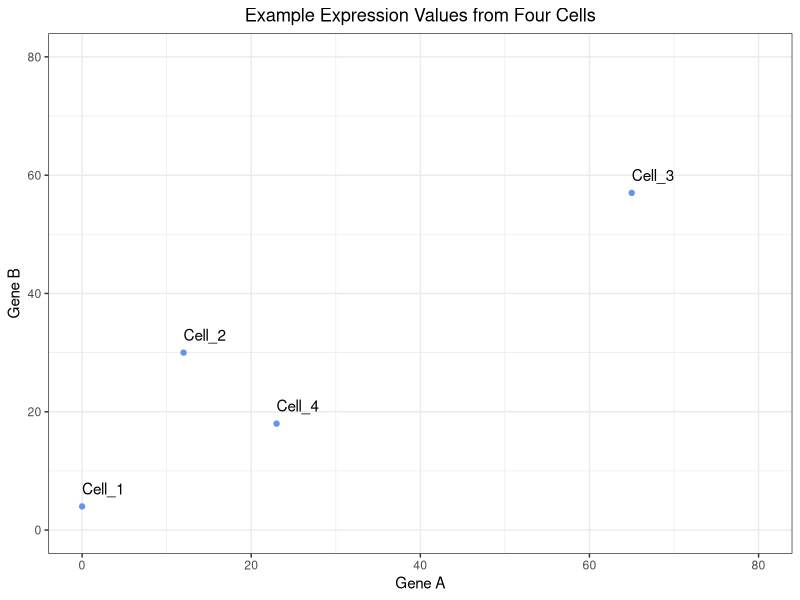
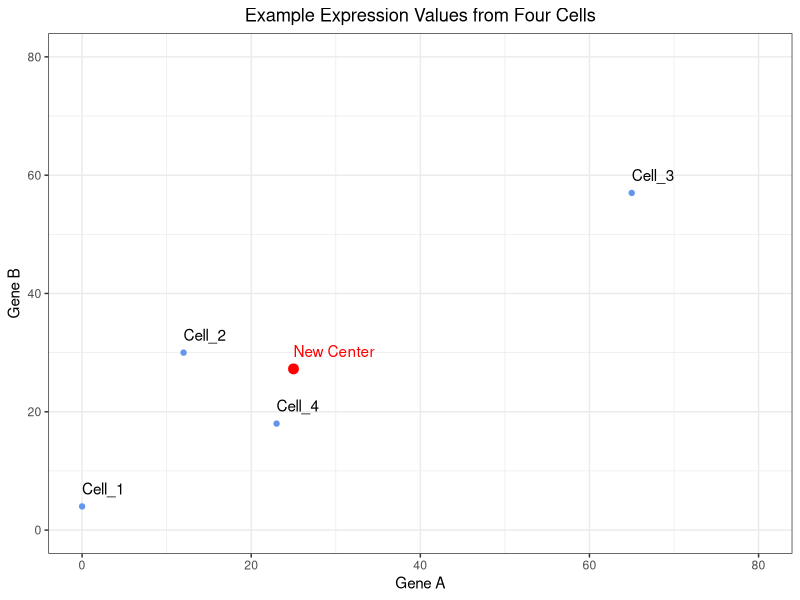
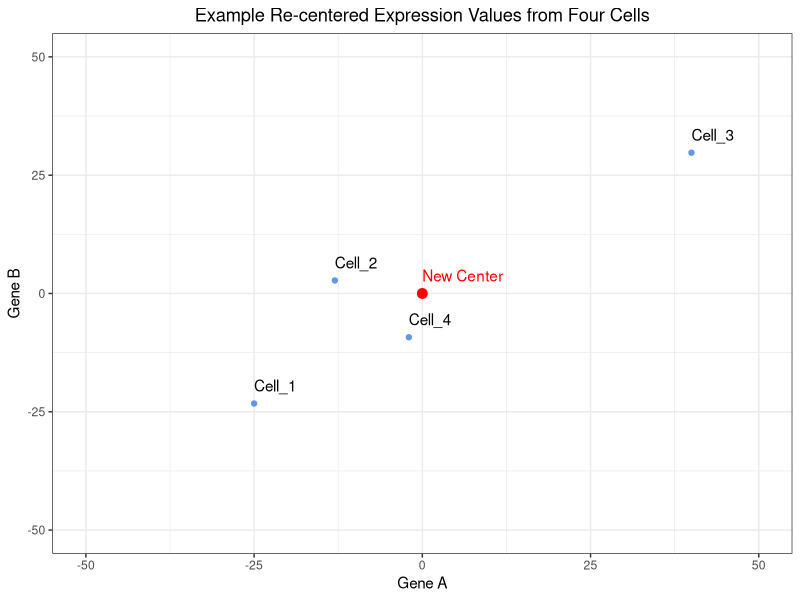
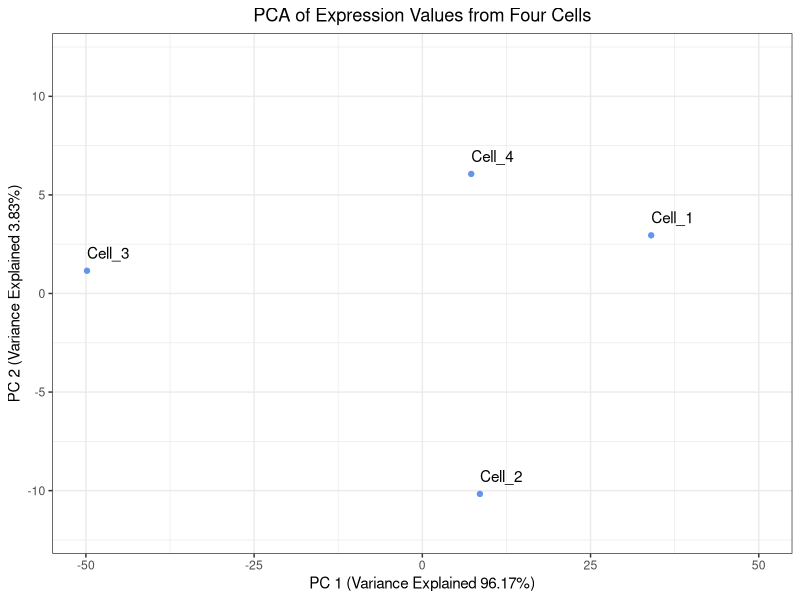

Write R code to recreate these figures, in order.
## ---- chunk 1
library(tidyverse)
## ---- chunk 2
# Create a vector for Cell IDs
cells <- c("Cell_1", "Cell_2", "Cell_3", "Cell_4")
# Create a vector to hold expression values for Gene A across all of the cells
Gene_A <- c(0, 12, 65, 23)
# Create a vector to hold expression values for Gene B across all of the cells
Gene_B <- c(4, 30, 57, 18)

# Create a tibble to hold the cell names and expression values
expression_tibble <- tibble(cells, Gene_A, Gene_B)

# View the expression tibble
expression_tibble
## ---- chunk 3
# Create a plot to view the raw expression data
ggplot(expression_tibble, aes(x = Gene_A, y = Gene_B, label = cells)) +
  geom_point(color = "cornflowerblue") +
  geom_text(hjust = 0, vjust = -1) +
  xlim(0, 80) +
  ylim(0, 80) +
  theme_bw() +
  xlab("Gene A") +
  ylab("Gene B") +
  ggtitle("Example Expression Values from Four Cells") +
  theme(plot.title = element_text(hjust = 0.5))
## ---- chunk 4
# Determine the center of the data by:
# Finding the average expression of gene A
Gene_A_mean <- mean(expression_tibble$Gene_A)
# Finding the average expression of gene B
Gene_B_mean <- mean(expression_tibble$Gene_B)

# Create a vector to hold the center of the data
center_of_data <- c(Gene_A_mean, Gene_B_mean)
# Assign names to the components of the vector
names(center_of_data) <- c("Gene_A", "Gene_B")
# Print out the center_of_data vector
center_of_data
## ---- chunk 5
# View where the center of the data is located
ggplot(expression_tibble, aes(x = Gene_A, y = Gene_B, label = cells)) +
  geom_point(color = "cornflowerblue") +
    annotate("point", x = Gene_A_mean, y = Gene_B_mean, color = "red", size = 3) +
  geom_text(hjust = 0, vjust = -1) +
  annotate("text", x = Gene_A_mean, y = Gene_B_mean, color = "red", label="New Center", hjust = 0, vjust = -1) +
  xlim(0, 80) +
  ylim(0, 80) +
  theme_bw() +
  xlab("Gene A") +
  ylab("Gene B") +
  ggtitle("Example Expression Values from Four Cells") +
  theme(plot.title = element_text(hjust = 0.5))
## ---- chunk 6
# Shift the data points so that they data is centered on the origin
recentered_expression_tibble <- expression_tibble %>%
  mutate(
    Gene_A = Gene_A - Gene_A_mean,
    Gene_B = Gene_B - Gene_B_mean
  )

# Print out the re-centered data
recentered_expression_tibble
## ---- chunk 7
# Plot the raw data after it has been shifted to have the center of the data align with the origin
ggplot(recentered_expression_tibble, aes(x = Gene_A, y = Gene_B, label = cells)) +
  geom_point(color = "cornflowerblue") +
  annotate("point", x = 0, y = 0, color = "red", size = 3) +
  geom_text(hjust = 0, vjust = -1) +
  annotate("text", x = 0, y = 0, color = "red", label="New Center", hjust = 0, vjust = -1) +
  xlim(-50, 50) +
  ylim(-50, 50) +
  theme_bw() +
  xlab("Gene A") +
  ylab("Gene B") +
  ggtitle("Example Re-centered Expression Values from Four Cells") +
  theme(plot.title = element_text(hjust = 0.5))
## ---- chunk 8
# Move the cell IDs to the rownames and convert the tibble to a matrix
recentered_expression_matrix <- recentered_expression_tibble %>% 
  column_to_rownames("cells") %>% 
  as.matrix()

# Create a covariance matrix
cov_matrix <- cov(recentered_expression_matrix)

# Print out the covariance matrix
cov_matrix
## ---- chunk 9
# Estimate the covariance of Gene A and Gene B by hand
(1/(4-1))*((0-25)*(4-27.25) + (12-25)*(30-27.25) + (65-25)*(57-27.25) + (23-25)*(18-27.25))

# Or you can use the covariance function
cov(recentered_expression_matrix[, "Gene_A"], recentered_expression_matrix[, "Gene_B"])
## ---- chunk 10
# Find the eigenvalues and eigenvectors of the covariance matrix
eig <- eigen(cov_matrix)

# Print the output from eigen()
eig
## ---- chunk 11
# Print the eigenvalues
eig$values
## ---- chunk 12
# Check the eigenvalues and eigenvectors
(cov_matrix - eig$values[1]*diag(2)) %*% eig$vectors[,1]
## ---- chunk 13
# Print the eigenvectors
eig$vectors
## ---- chunk 14
# Transform the data into PC space by multiply the re-centered expression matrix by the eigenvectors
pc_scores <- recentered_expression_matrix %*% eig$vectors
# Name the columns in pc_scores object
colnames(pc_scores) <- c("PC_1", "PC_2")

# Print out the pc_scores object
pc_scores
## ---- chunk 15
# Calculate the percent of variance explained by each PC using the eigenvalues
pct_var_explained <- (eig$values / sum(eig$values)) * 100
# Name the elements of the pct_var_explained by their PC
names(pct_var_explained) <- c("PC_1", "PC_2")

# Print out the percent of variance explained by each PC
pct_var_explained
## ---- chunk 16
# Create a tibble to hold the PC scores we found and also make the Cell IDs into a column
pc_scores_tibble <- pc_scores %>% 
  as.data.frame() %>% 
  rownames_to_column("cells") %>% 
  as_tibble()

# Plot the PC scores we found
ggplot(pc_scores_tibble, aes(x = PC_1, y = PC_2, label = cells)) +
  geom_point( color = "cornflowerblue") +
  geom_text(hjust = 0, vjust = -1) +
  theme_bw() +
  xlim(-50, 50) +
  ylim(-12, 12) +
  xlab(paste0("PC 1 (Variance Explained ", round(pct_var_explained["PC_1"], digits = 2),"%)")) +
  ylab(paste0("PC 2 (Variance Explained ", round(pct_var_explained["PC_2"], digits = 2),"%)")) +
  ggtitle("PCA of Expression Values from Four Cells") +
  theme(plot.title = element_text(hjust = 0.5))
## ---- chunk 17
# Run prcomp() on the expression tibble after moving the Cell IDs to be rownames
prcomp_PCA <- expression_tibble %>% 
  column_to_rownames("cells") %>% 
  prcomp()
## ---- chunk 18
# Print the center of the data found by prcomp()
prcomp_PCA$center
## ---- chunk 19
# Print the center of the data we found
center_of_data
## ---- chunk 20
# Print the eigenvalues found by prcomp() by squaring prcomp_PCA$sdev
prcomp_eigenvalues <- prcomp_PCA$sdev ** 2
# Name the elements of the prcomp_eigenvalues by their PC
names(prcomp_eigenvalues) <- c("PC_1", "PC_2")

# Print out prcomp_eigenvalues
prcomp_eigenvalues
## ---- chunk 21
# Print the eigenvalues we found
eig$values
## ---- chunk 22
# Print the eigenvectors found by prcomp()
prcomp_PCA$rotation
## ---- chunk 23
# Print the eigenvectors we found
eig$vectors
## ---- chunk 24
# Print the PC scores found by prcomp()
prcomp_PCA$x
## ---- chunk 25
# Print the PC scores we found
pc_scores
